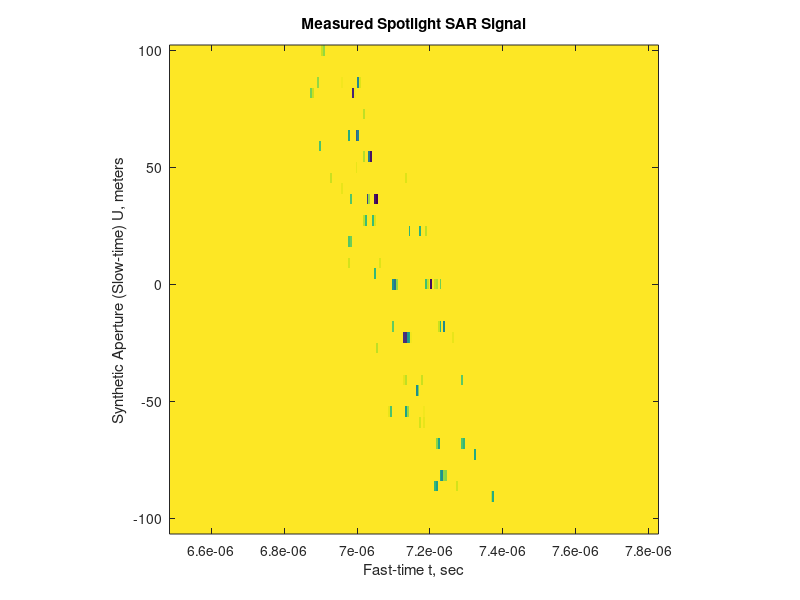

MATLAB code to generate this figure: (Note: this script raises an error after producing the figure.)
%%%%%%%%%%%%%%%%%%%%%%%%%%%%%%%%%%%%%%%%%%%%%%%%%%%%%%%%%%
%   PULSED SPOTLIGHT SAR SIMULATION AND RECONSTRUCTION   %
%%%%%%%%%%%%%%%%%%%%%%%%%%%%%%%%%%%%%%%%%%%%%%%%%%%%%%%%%%

% colormap(gray(256))
cj = sqrt(-1);
pi2 = 2 * pi;
%
c = 3e8; % propagation speed
f0 = 50e6; % baseband bandwidth is 2*f0
w0 = pi2 * f0;
fc = 200e6; % carrier frequency
wc = pi2 * fc;
lambda_min = c / (fc + f0); % Wavelength at highest frequency
lambda_max = c / (fc - f0); % Wavelength at lowest frequency
kc = (pi2 * fc) / c; % wavenumber at carrier frequency
kmin = (pi2 * (fc - f0)) / c; % wavenumber at lowest frequency
kmax = (pi2 * (fc + f0)) / c; % wavenumber at highest frequency
%
Xc = 1000; % Range distance to center of target area
X0 = 20; % target area in range is within [Xc-X0,Xc+X0]
Yc = 300; % Cross-range distance to center of target area
Y0 = 60; % target area in cross-range is within
% [Yc-Y0,Yc+Y0]

% Case 1: L < Y0; requires zero-padding of SAR signal in synthetic
% aperture domain
%
L = 100; % synthetic aperture is 2*L

% Case 2: L > Y0; slow-time Doppler subsampling of SAR signal spectrum
% reduces computation
%
% L=400;                 % synthetic aperture is 2*L

theta_c = atan(Yc / Xc); % Squint angle
Rc = sqrt(Xc^2 + Yc^2); % Squint radial range
L_min = max(Y0, L); % Zero-padded aperture is 2*L_min

%
Xcc = Xc / (cos(theta_c)^2); % redefine Xc by Xcc for squint processing

%%%%%%%%%%%%%%%%%%%%%%%%%%%%%%%%%%%%%%%%%%%%%%%%%%%%%%%%%%%%%%
%% u domain parameters and arrays for compressed SAR signal %%
%%%%%%%%%%%%%%%%%%%%%%%%%%%%%%%%%%%%%%%%%%%%%%%%%%%%%%%%%%%%%%
%
duc = (Xcc * lambda_min) / (4 * Y0); % sample spacing in aperture domain
% for compressed SAR signal
duc = duc / 1.2; % 10 percent guard band; this guard band
% would not be sufficient for targets
% outside digital spotlight filter (use
% a larger guard band, i.e., PRF)
mc = 2 * ceil(L_min / duc); % number of samples on aperture
uc = duc * (-mc / 2:mc / 2 - 1); % synthetic aperture array
dkuc = pi2 / (mc * duc); % sample spacing in ku domain
kuc = dkuc * (-mc / 2:mc / 2 - 1); % kuc array
%
dku = dkuc; % sample spacing in ku domain

%%%%%%%%%%%%%%%%%%%%%%%%%%%%%%%%%%%%%%%%%%%%%%%%%%%%%%%%%%
%%    u domain parameters and arrays for SAR signal     %%
%%%%%%%%%%%%%%%%%%%%%%%%%%%%%%%%%%%%%%%%%%%%%%%%%%%%%%%%%%
%
if Yc - Y0 - L < 0 % minimum aspect angle
    theta_min = atan((Yc - Y0 - L) / (Xc - X0));
    else
    theta_min = atan((Yc - Y0 - L) / (Xc + X0));
end

theta_max = atan((Yc + Y0 + L) / (Xc - X0)); % maximum aspect angle
%
du = pi / (kmax * (sin(theta_max) - ...
sin(theta_min))); % sample spacing in aperture
% domain for SAR signal
du = du / 1.4; % 20 percent guard band
m = 2 * ceil(pi / (du * dku)); % number of samples on aperture
du = pi2 / (m * dku); % readjust du
u = du * (-m / 2:m / 2 - 1); % synthetic aperture array
ku = dku * (-m / 2:m / 2 - 1); % ku array

%%%%%%%%%%%%%%%%%%%%%%%%%%%%%%%%%%%%%%%%%%%%%%%%%%%%%%%%%%
%%       Fast-time domain parmeters and arrays          %%
%%%%%%%%%%%%%%%%%%%%%%%%%%%%%%%%%%%%%%%%%%%%%%%%%%%%%%%%%%
%
Tp = 2.5e-7; % Chirp pulse duration
alpha = w0 / Tp; % Chirp rate
wcm = wc - alpha * Tp; % Modified chirp carrier
%
if Yc - Y0 - L < 0
    Rmin = Xc - X0;
    else
    Rmin = sqrt((Xc - X0)^2 + (Yc - Y0 - L)^2);
end

Ts = (2 / c) * Rmin; % start time of sampling
Rmax = sqrt((Xc + X0)^2 + (Yc + Y0 + L)^2);
Tf = (2 / c) * Rmax + Tp; % end time of sampling
T = Tf - Ts; % fast-time interval of measurement
Ts = Ts - .1 * T; % start slightly earlier (10 % guard band)
Tf = Tf + .1 * T; % end slightly later (10 % guard band)
T = Tf - Ts;
Tmin = max(T, (4 * X0) / (c * cos(theta_max))); % Minimum required T
%
dt = 1 / (4 * f0); % Time domain sampling (guard band factor 2)
n = 2 * ceil((.5 * Tmin) / dt); % number of time samples
t = Ts + (0:n - 1) * dt; % time array for data acquisition
dw = pi2 / (n * dt); % Frequency domain sampling
w = wc + dw * (-n / 2:n / 2 - 1); % Frequency array (centered at carrier)
k = w / c; % Wavenumber array
%

%%%%%%%%%%%%%%%%%%%%%%%%%%%%%%%%%%%%%%%%%%%%%%%%%%%%%%%%%%%%%
% Resolution for Broadside: (x,y) domain rotated by theta_c %
%%%%%%%%%%%%%%%%%%%%%%%%%%%%%%%%%%%%%%%%%%%%%%%%%%%%%%%%%%%%%

DX = c / (4 * f0); % range resolution (broadside)
DY = (Xcc * lambda_max) / (4 * L); % cross-range resolution (broadside)

%%%%%%%%%%%%%%%%%%%%%%%%%%%%%%%%%%%%%%%%%%%%%%%%%%%%%
%%           Parameters of Targets                 %%
%%%%%%%%%%%%%%%%%%%%%%%%%%%%%%%%%%%%%%%%%%%%%%%%%%%%%
%
ntarget = 9; % number of targets
% Set ntarget=1 to see "clean" PSF of target at origin
% Try this with other targets

% xn: range;            yn= cross-range;    fn: reflectivity
xn = zeros(1, ntarget); yn = xn; fn = xn;

% Targets within digital spotlight filter
%
xn(1) = 0; yn(1) = 0; fn(1) = 1;
xn(2) = .7 * X0; yn(2) =- .6 * Y0; fn(2) = 1.4;
xn(3) = 0; yn(3) =- .85 * Y0; fn(3) = .8;
xn(4) =- .5 * X0; yn(4) = .75 * Y0; fn(4) = 1.;
xn(5) =- .5 * X0 + DX; yn(5) = .75 * Y0 + DY; fn(5) = 1.;

% Targets outside digital spotlight filter
% (Run the code with and without these targets)
%
xn(6) = -1.2 * X0; yn(6) = .75 * Y0; fn(6) = 1.;
xn(7) = .5 * X0; yn(7) = 1.25 * Y0; fn(7) = 1.;
xn(8) = 1.1 * X0; yn(8) = -1.1 * Y0; fn(8) = 1.;
xn(9) = -1.2 * X0; yn(9) = -1.75 * Y0; fn(9) = 1.;

%%%%%%%%%%%%%%%%%%%%%%%%%%%%%%%%%%%%%%%%%%%%%%%%%%%%%
%%                   SIMULATION                    %%
%%%%%%%%%%%%%%%%%%%%%%%%%%%%%%%%%%%%%%%%%%%%%%%%%%%%%
%
s = zeros(n, mc); % SAR signal array
%
for i = 1:ntarget % Loop for each target
    td = t(:) * ones(1, mc) - 2 * ones(n, 1) * sqrt((Xc + xn(i)).^2 + (Yc + yn(i) - uc).^2) / c;
    s = s + fn(i) * exp(cj * wcm * td + cj * alpha * (td.^2)) .* (td >= 0 & td <= Tp & ...
        ones(n, 1) * abs(uc) <= L & t(:) * ones(1, mc) < Tf);
end

%
s = s .* exp(-cj * wc * t(:) * ones(1, mc)); % Fast-time baseband conversion

% User may apply a slow-time domain window, e.g., power window, on
% simulated SAR signal array "s" here.

G = abs(s)';
xg = max(max(G)); ng = min(min(G)); cg = 255 / (xg - ng);
figure
image(t, uc, 256 - cg * (G - ng));
axis('square'); axis('xy')
xlabel('Fast-time t, sec')
ylabel('Synthetic Aperture (Slow-time) U, meters')
title('Measured Spotlight SAR Signal')
% print P5.1.ps
% pause(1)
%

td0 = t(:) - 2 * sqrt(Xc^2 + Yc^2) / c;
s0 = exp(cj * wcm * td0 + cj * alpha * (td0.^2)) .* (td0 >= 0 & td0 <= Tp);
s0 = s0 .* exp(-cj * wc * t(:)); % Baseband reference fast-time signal

s = ftx(s) .* (conj(ftx(s0)) * ones(1, mc)); % Fast-time matched filtering
%
G = abs(iftx(s))';
xg = max(max(G)); ng = min(min(G)); cg = 255 / (xg - ng);
tm = (2 * Rc / c) + dt * (-n / 2:n / 2 - 1); % fast-time array after matched filtering
figure
image(tm, uc, 256 - cg * (G - ng));
axis('square'); axis('xy')
xlabel('Fast-time t, sec')
ylabel('Synthetic Aperture (Slow-time) U, meters')
title('SAR Signal after Fast-time Matched Filtering')
% print P5.2.ps
% pause(1)
%
%%%%%%%%%%%%%%%%%%%%%%%%%%%%%%%%%%%%%%%%%%%%%
%  Slow-time baseband conversion for squint %
%%%%%%%%%%%%%%%%%%%%%%%%%%%%%%%%%%%%%%%%%%%%%
%
kus = 2 * kc * sin(theta_c) * ones(1, n); % Doppler frequency shift in ku
% domain due to squint
%
s = s .* exp(-cj * kus(:) * uc); % slow-time baseband conversion
fs = fty(s);

% Display aliased SAR spectrum
%
G = abs(fs)';
xg = max(max(G)); ng = min(min(G)); cg = 255 / (xg - ng);
figure
image(k * c / pi2, kuc, 256 - cg * (G - ng));
axis('square'); axis('xy')
xlabel('Fast-time Frequency, Hertz')
ylabel('Synthetic Aperture (Slow-time) Frequency Ku, rad/m')
title('Aliased Spotlight SAR Signal Spectrum')
% print P5.3.ps
% pause(1)

%

%%%%%%%%%%%%%%%%%%%%%%%%%%%%%%%%%%%%%%%%%%%%%%%%%%%%%%%%%%%%%%%%%
%%  Digital Spotlighting and Bandwidth Expansion in ku Domain  %%
%%          via Slow-time Compression and Decompression        %%
%%%%%%%%%%%%%%%%%%%%%%%%%%%%%%%%%%%%%%%%%%%%%%%%%%%%%%%%%%%%%%%%%
%
s = s .* exp(cj * kus(:) * uc); % Original signal before baseband
% conversion for squint

cs = s .* exp(cj * 2 * (k(:) * ones(1, mc)) .* ...
(ones(n, 1) * sqrt(Xc^2 + (Yc - uc).^2)) - cj * 2 * k(:) * Rc * ones(1, mc)); % compression
fcs = fty(cs); % F.T. of compressed signal w.r.t. u
%
G = abs(fcs)';
xg = max(max(G)); ng = min(min(G)); cg = 255 / (xg - ng);
figure
image(k * c / pi2, kuc, 256 - cg * (G - ng));
axis('square'); axis('xy')
xlabel('Fast-time Frequency, Hertz')
ylabel('Synthetic Aperture (Slow-time) Frequency Ku, rad/m')
title('Compressed Spotlight SAR Signal Spectrum')
% print P5.4.ps
% pause(1)
%
fp = iftx(fty(cs)); % Narrow-bandwidth Polar Format Processed
% reconstruction
%
PH = asin(kuc / (2 * kc)); % angular Doppler domain
R = (c * tm) / 2; % range domain mapped from reference
% fast-time domain
%
% Full Aperture Digital-Spotlight Filter
%
W_d = ((abs(R(:) * cos(PH + theta_c) - Xc) < X0) .* ...
(abs(R(:) * sin(PH + theta_c) - Yc) < Y0));
%
G = (abs(fp) / max(max(abs(fp))) + .1 * W_d)';
xg = max(max(G)); ng = min(min(G)); cg = 255 / (xg - ng);
figure
image((Rc / Xc) * (.5 * c * tm - Rc), (kuc * Rc) / (2 * kc), 256 - cg * (G - ng));
xlabel('Range x, m')
ylabel('Cross-range y, m')
title('Polar Format SAR Reconstruction with Digital Spotlight Filter')
axis image; axis xy;
% print P5.5.ps
% pause(1)

fd = fp .* W_d; % Digital Spotlight Filtering
fcs = ftx(fd); % Transform to (omega,ku) domain

% Zero-padding in ku domain for slow-time upsampling
%
mz = m - mc; % number is zeros
fcs = (m / mc) * [zeros(n, mz / 2), fcs, zeros(n, mz / 2)];
%
cs = ifty(fcs); % Transform to (omega,u) domain

s = cs .* exp(-cj * 2 * (k(:) * ones(1, m)) .* ...
    (ones(n, 1) * sqrt(Xc^2 + (Yc - u).^2)) + cj * 2 * k(:) * Rc * ones(1, m)); % decompression

%%%%%%%%%%%%%%%%%%%%%%%%%%%%%%%%%%%%%%%%%%%%%%%%%%%%%%%%%%%%%%%%%
%                           CAUTION                             %
% For TDC or backprojection, do not subsample in Doppler domain %
% and do not perform slow-time baseband conversion               %
%%%%%%%%%%%%%%%%%%%%%%%%%%%%%%%%%%%%%%%%%%%%%%%%%%%%%%%%%%%%%%%%%
%
s_ds = s; % Save s(omega,u) array for TDC and
% backprojection algorithms

%
s = s .* exp(-cj * kus(:) * u); % Slow-time baseband conversion for squint
fs = fty(s); % Digitally-spotlighted SAR signal spectrum
%
G = abs(fs)';
xg = max(max(G)); ng = min(min(G)); cg = 255 / (xg - ng);
figure
image(k * c / pi2, ku, 256 - cg * (G - ng));
axis('square'); axis('xy')
xlabel('Fast-time Frequency, Hertz')
ylabel('Synthetic Aperture (Slow-time) Frequency Ku, rad/m')
title('Spotlight SAR Signal Spectrum after DS & Upsampling')
% print P5.6.ps
% pause(1)

%%%%%%%%%%%%%%%%%%%%%%%%%%%%%%%%%%%%%%%%%%
%%    SLOW-TIME DOPPLER SUBSAMPLING     %%
%%%%%%%%%%%%%%%%%%%%%%%%%%%%%%%%%%%%%%%%%%
%
if Y0 < L
    ny = 2 * ceil(1.2 * Y0 / du); % Number of samples in y domain
    % 20 percent guard band
    ms = floor(m / ny); % subsampling ratio
    tt = floor(m / (2 * ms));
    I = m / 2 + 1 - tt * ms:ms:m / 2 + 1 + (tt - 1) * ms; % subsampled index in ku domain
    [tt, ny] = size(I); % number of subsamples
    fs = fs(:, I); % subsampled SAR signal spectrum
    ky = ku(I); % subsampled ky array
    dky = dku * ms; % ky domain sample spacing
    else
    dky = dku;
    ny = m;
    ky = ku;
end

dy = pi2 / (ny * dky); % y domain sample spacing
y = dy * (-ny / 2:ny / 2 - 1); % cross-range array

%%%%%%%%%%%%%%%%%%%%%%%%%%%%%%%%%%%%%%%%%%
%%             RECONSTRUCTION           %%
%%%%%%%%%%%%%%%%%%%%%%%%%%%%%%%%%%%%%%%%%%
%
ky = ones(n, 1) * ky + kus(:) * ones(1, ny); % ky array
kx = (4 * k(:).^2) * ones(1, ny) - ky.^2;
kx = sqrt(kx .* (kx > 0)); % kx array
%
figure
plot(kx(1:20:n * ny), ky(1:20:n * ny), '.')
xlabel('Spatial Frequency k_x, rad/m')
ylabel('Spatial Frequency k_y, rad/m')
title('Spotlight SAR Spatial Frequency Data Coverage')
axis image; axis xy
% print P5.7.ps
% pause(1)
%
kxmin = min(min(kx));
kxmax = max(max(kx));
dkx = pi / X0; % Nyquist sample spacing in kx domain
nx = 2 * ceil((.5 * (kxmax - kxmin)) / dkx); % Required number of
% samples in kx domain;
% This value will be increased slightly
% to avoid negative array index
%
%%%%%%%%%%%%%%%%%%%%%%%%%%%%%%%%%%%%%%%%%%%%%%%%%%%%%%%%%%%%%%%
%%%                                                         %%%
%%%   FIRST TWO OPTIONS FOR RECONSTRUCTION:                 %%%
%%%                                                         %%%
%%%     1. 2D Fourier Matched Filtering and Interpolation   %%%
%%%     2. Range Stacking                                   %%%
%%%                                                         %%%
%%%     Note: For "Range Stacking," make sure that the      %%%
%%%           arrays nx, x, and kx are defined.             %%%
%%%                                                         %%%
%%%%%%%%%%%%%%%%%%%%%%%%%%%%%%%%%%%%%%%%%%%%%%%%%%%%%%%%%%%%%%%

%%%%%%%%%%%%%%%%%%%%%%%%%%%%%%%%%%%%%%%%%%%%%%%%%%%%%%%%%%%%
%%%    2D FOURIER MATCHED FILTERING AND INTERPOLATION    %%%
%%%%%%%%%%%%%%%%%%%%%%%%%%%%%%%%%%%%%%%%%%%%%%%%%%%%%%%%%%%%

% Matched Filtering
%
fs0 = (kx > 0) .* exp(cj * kx * Xc + cj * ky * Yc + cj * .25 * pi ...
-cj * 2 * k(:) * ones(1, ny) * Rc); % reference signal complex conjugate
fsm = fs .* fs0; % 2D Matched filtering

% Interpolation
%
is = 8; % number of neighbors (sidelobes) used for sinc interpolator
I = 2 * is + 1;
kxs = is * dkx; % plus/minus size of interpolation neighborhood in KX domain
%
nx = nx + 2 * is + 4; % increase number of samples to avoid negative
%  array index during interpolation in kx domain
KX = kxmin + (-is - 2:nx - is - 3) * dkx; % uniformly-spaced kx points where
% interpolation is done
kxc = KX(nx / 2 + 1); % carrier frequency in kx domain
KX = KX(:) * ones(1, ny);
%
F = zeros(nx, ny); % initialize F(kx,ky) array for interpolation

for i = 1:n % for each k loop
    i; % print i to show that it is running
    icKX = round((kx(i, :) - KX(1, 1)) / dkx) + 1; % closest grid point in KX domain
    cKX = KX(1, 1) + (icKX - 1) * dkx; % and its KX value
    ikx = ones(I, 1) * icKX + (-is:is)' * ones(1, ny);
    ikx = ikx + nx * ones(I, 1) * (0:ny - 1);
    nKX = KX(ikx);
    SINC = sinc((nKX - ones(I, 1) * kx(i, :)) / dkx); % interpolating sinc
    HAM = .54 + .46 * cos((pi / kxs) * (nKX - ones(I, 1) * kx(i, :))); % Hamming window
    %%%%%   Sinc Convolution (interpolation) follows  %%%%%%%%
    F(ikx) = F(ikx) + (ones(I, 1) * fsm(i, :)) .* (SINC .* HAM);
end

%
%  DISPLAY interpolated spatial frequency domain image F(kx,ky)

KX = KX(:, 1).';
KY = ky(1, :);

G = abs(F)';
xg = max(max(G)); ng = min(min(G)); cg = 255 / (xg - ng);
figure
image(KX, KY + kus(1), 256 - cg * (G - ng));
axis image; axis xy
xlabel('Spatial Frequency k_x, rad/m')
ylabel('Spatial Frequency k_y, rad/m')
title('Wavefront Spotlight SAR Reconstruction Spectrum')
% print P5.8.ps
% pause(1)

%
f = iftx(ifty(F)); % Inverse 2D FFT for spatial domain image f(x,y)
%
dx = pi2 / (nx * dkx); % range sample spacing in reconstructed image
x = dx * (-nx / 2:nx / 2 - 1); % range array
%
% Display SAR reconstructed image

G = abs(f)';
xg = max(max(G)); ng = min(min(G)); cg = 255 / (xg - ng);
figure
image(Xc + x, Yc + y, 256 - cg * (G - ng)); axis([Xc - X0 Xc + X0 Yc - Y0 Yc + Y0]);
axis image; axis xy
xlabel('Range X, meters')
ylabel('Cross-range Y, meters')
title('Wavefront Spotlight SAR Reconstruction')
% print P5.9.ps
% pause(1)

%%%%%%%%%%%%%%%%%%%%%%%%%%%%%%%%%%%%%%%%%%%%%%%%%%%%%
%%   SAR Image Compression (for Spotlight System)  %%
%%%%%%%%%%%%%%%%%%%%%%%%%%%%%%%%%%%%%%%%%%%%%%%%%%%%%
%%
Fc = ftx(fty(f .* ...
exp(cj * kxc * x(:) * ones(1, ny) + cj * ones(nx, 1) * 2 * kc * sin(theta_c) * y ...
    -cj * 2 * kc * sqrt(((Xc + x(:)).^2) * ones(1, ny) + ones(nx, 1) * ((Yc + y).^2)))));
G = abs(Fc)';
xg = max(max(G)); ng = min(min(G)); cg = 255 / (xg - ng);
figure
image(KX, KY + kus(1), 256 - cg * (G - ng));
axis image; axis xy
xlabel('Spatial Frequency k_x, rad/m')
ylabel('Spatial Frequency k_y, rad/m')
title('Compressed Spotlight SAR Reconstruction Spectrum')
% print P5.10.ps
% pause(1)

%%%%%%%%%%%%%%%%%%%%%%%%%%%%%%%%%%%%%%%%%%%%%%%%%%%%%%%%
%%%      RANGE STACK WAVEFRONT RECONSTRUCTION       %%%%
%%%%%%%%%%%%%%%%%%%%%%%%%%%%%%%%%%%%%%%%%%%%%%%%%%%%%%%%
%
f_stack = zeros(nx, ny); % Initialize reconstruction array in (x,y) domain

for i = 1:nx; i; % Stack's loop for reconstruction at each range
    f_stack(i, :) = ifty(sum(fs .* exp(cj * kx * (Xc + x(i)) + cj * ky * Yc ...
        +cj * .25 * pi - cj * 2 * k(:) * ones(1, ny) * Rc)));
end

% Remove carrier in range domain
f_stack = f_stack .* exp(-cj * x(:) * kxc * ones(1, ny));
%
f_stack = f_stack / nx; % Scale it for comparison with Fourier interpolation
% Use "f_stack-f" to display difference of two
% reconstructions

G = abs(f_stack)';
xg = max(max(G)); ng = min(min(G)); cg = 255 / (xg - ng);
figure
image(Xc + x, Yc + y, 256 - cg * (G - ng)); axis([Xc - X0 Xc + X0 Yc - Y0 Yc + Y0]);
axis image; axis xy
xlabel('Range X, meters')
ylabel('Cross-range Y, meters')
title('Range Stack Spotlight SAR Reconstruction')
% print P5.11.ps
% pause(1)

F_stack = ftx(fty(f_stack)); % Reconstruction array in spatial frequency
% domain; Use "F_stack-F" to display
%  difference of two reconstructions
%
G = abs(F_stack)';
xg = max(max(G)); ng = min(min(G)); cg = 255 / (xg - ng);
figure
image(KX, KY + kus(1), 256 - cg * (G - ng));
axis image; axis xy
xlabel('Spatial Frequency k_x, rad/m')
ylabel('Spatial Frequency k_y, rad/m')
title('Range Stack Spotlight SAR Reconstruction Spectrum')
% print P5.12.ps
% pause(1)

%%%%%%%%%%%%%%%%%%%%%%%%%%%%%%%%%%%%%%%%%%%%%%%%%%%%%%%%
%%%     TIME DOMAIN CORRELATION RECONSTRUCTION      %%%%
%%%%%%%%%%%%%%%%%%%%%%%%%%%%%%%%%%%%%%%%%%%%%%%%%%%%%%%%
%
f_tdc = zeros(nx, ny); % Initialize reconstruction array in (x,y) domain

for i = 1:nx; i;

    for j = 1:ny
        t_ij = (2 * sqrt((x(i) + Xc)^2 + (y(j) + Yc - u).^2)) / c;
        f_tdc(i, j) = sum(sum(s_ds .* exp(cj * w(:) * (t_ij - tm(n / 2 + 1))) .* ...
            (ones(n, 1) * (t_ij >= Ts & t_ij <= Tf))));
    end

end

% Remove carrier in range domain
f_tdc = f_tdc .* exp(-cj * x(:) * kxc * ones(1, ny));
%

% Remove carrier in cross-range domain (squint mode)
f_tdc = f_tdc .* exp(-cj * ones(nx, 1) * 2 * kc * sin(theta_c) * y);

G = abs(f_tdc)';
xg = max(max(G)); ng = min(min(G)); cg = 255 / (xg - ng);
figure
image(Xc + x, Yc + y, 256 - cg * (G - ng)); axis([Xc - X0 Xc + X0 Yc - Y0 Yc + Y0]);
axis image; axis xy
xlabel('Range X, meters')
ylabel('Cross-range Y, meters')
title('TDC Spotlight SAR Reconstruction')
% print P5.13.ps
% pause(1)

F_tdc = ftx(fty(f_tdc)); % Reconstruction array in spatial frequency
%
G = abs(F_tdc)';
xg = max(max(G)); ng = min(min(G)); cg = 255 / (xg - ng);
figure
image(KX, KY + kus(1), 256 - cg * (G - ng));
axis image; axis xy
xlabel('Spatial Frequency k_x, rad/m')
ylabel('Spatial Frequency k_y, rad/m')
title('TDC Spotlight SAR Reconstruction Spectrum')
% print P5.14.ps
% pause(1)

%%%%%%%%%%%%%%%%%%%%%%%%%%%%%%%%%%%%%%%%%%%%%%%%%%%%%%%%
%%%           BACKPROJECTION RECONSTRUCTION         %%%%
%%%%%%%%%%%%%%%%%%%%%%%%%%%%%%%%%%%%%%%%%%%%%%%%%%%%%%%%
%
f_back = zeros(nx, ny); % Initialize reconstruction array in (x,y) domain
n_ratio = 100; % Upsampling ratio in fast-time domain
nu = n_ratio * n; % Size of upsampled s(t,u) array in t domain
nz = nu - n; % Number of zeros
dtu = (n / nu) * dt; % Fast-time sample spacing of upsampled array
tu = dtu * (-nu / 2:nu / 2 - 1); % Upsampled reference fast-time array
X = x(:) * ones(1, ny);
Y = ones(nx, 1) * y;

for j = 1:m; j;
    t_ij = (2 * sqrt((X + Xc).^2 + (Y + Yc - u(j)).^2)) / c;
    t_ij = round((t_ij - tm(n / 2 + 1)) / dtu) + nu / 2 + 1;
    it_ij = (t_ij > 0 & t_ij <= nu);
    t_ij = t_ij .* it_ij + nu * (1 - it_ij);
    S = ifty([zeros(1, nz / 2), s_ds(:, j).', zeros(1, nz / 2)]) ...
        .* exp(cj * wc * tu);
    S(nu) = 0;
    f_back = f_back + S(t_ij);
end

clear X Y

% Remove carrier in range domain
f_back = f_back .* exp(-cj * x(:) * kxc * ones(1, ny));
%

% Remove carrier in cross-range domain (squint mode)
f_back = f_back .* exp(-cj * ones(nx, 1) * 2 * kc * sin(theta_c) * y);

G = abs(f_back)';
xg = max(max(G)); ng = min(min(G)); cg = 255 / (xg - ng);
figure
image(Xc + x, Yc + y, 256 - cg * (G - ng)); axis([Xc - X0 Xc + X0 Yc - Y0 Yc + Y0]);
axis image; axis xy
xlabel('Range X, meters')
ylabel('Cross-range Y, meters')
title('Backprojection Spotlight SAR Reconstruction')
% print P5.15.ps
% pause(1)

F_back = ftx(fty(f_back)); % Reconstruction array in spatial frequency
%
G = abs(F_back)';
xg = max(max(G)); ng = min(min(G)); cg = 255 / (xg - ng);
figure
image(KX, KY + kus(1), 256 - cg * (G - ng));
axis image; axis xy
xlabel('Spatial Frequency k_x, rad/m')
ylabel('Spatial Frequency k_y, rad/m')
title('Backprojection Spotlight SAR Reconstruction Spectrum')
% print P5.16.ps
% pause(1)
